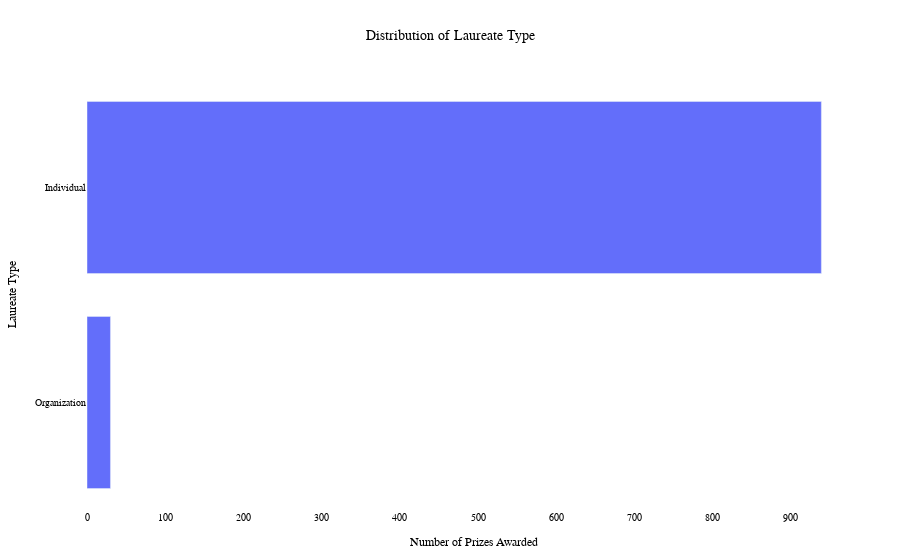

The notebook cell this image was saved under:
### Code cell
laureate_type_summary = winners['laureate_type'].value_counts().reset_index()
laureate_type_summary.columns = ['Laureate Type', 'Count']
fig = px.bar(laureate_type_summary.sort_values('Count', ascending=True),
             x='Count', y='Laureate Type', orientation='h',
             title='Distribution of Laureate Type',
             labels={'Count': 'Number of Prizes Awarded', 'Laureate Type': 'Laureate Type'})

fig=apply_theme_nobel(fig)
iplot(fig)

### Figure 1 — Plotly figure (JSON) as saved in the notebook; plotly's stock layout.template omitted (floating-point values rounded to 4 significant figures)
{"data": [{"alignmentgroup": "True", "hovertemplate": "Number of Prizes Awarded=%{x}<br>Laureate Type=%{y}<extra></extra>", "legendgroup": "", "marker": {"color": "#636efa", "pattern": {"shape": ""}}, "name": "", "offsetgroup": "", "orientation": "h", "showlegend": false, "textposition": "auto", "type": "bar", "x": [30, 939], "xaxis": "x", "y": ["Organization", "Individual"], "yaxis": "y"}], "layout": {"autosize": true, "barmode": "relative", "font": {"color": "black", "family": "Times New Roman", "size": 12}, "legend": {"font": {"family": "Times New Roman", "size": 10}, "orientation": "h", "tracegroupgap": 0, "x": 0.5, "xanchor": "center", "y": 1.1}, "margin": {"b": 50, "l": 60, "r": 40, "t": 80}, "paper_bgcolor": "white", "plot_bgcolor": "white", "title": {"font": {"color": "black", "family": "Times New Roman", "size": 14}, "text": "Distribution of Laureate Type", "x": 0.5, "xanchor": "center"}, "xaxis": {"anchor": "y", "autorange": true, "domain": [0, 1], "range": [0, 988.4], "showgrid": false, "showline": false, "tickfont": {"family": "Times New Roman", "size": 10}, "ticks": "", "title": {"font": {"family": "Times New Roman", "size": 12}, "text": "Number of Prizes Awarded"}, "type": "linear", "zeroline": false}, "yaxis": {"anchor": "x", "autorange": true, "domain": [0, 1], "range": [-0.5, 1.5], "showgrid": false, "showline": false, "tickfont": {"family": "Times New Roman", "size": 10}, "ticks": "", "title": {"font": {"family": "Times New Roman", "size": 12}, "text": "Laureate Type"}, "type": "category", "zeroline": false}}}
